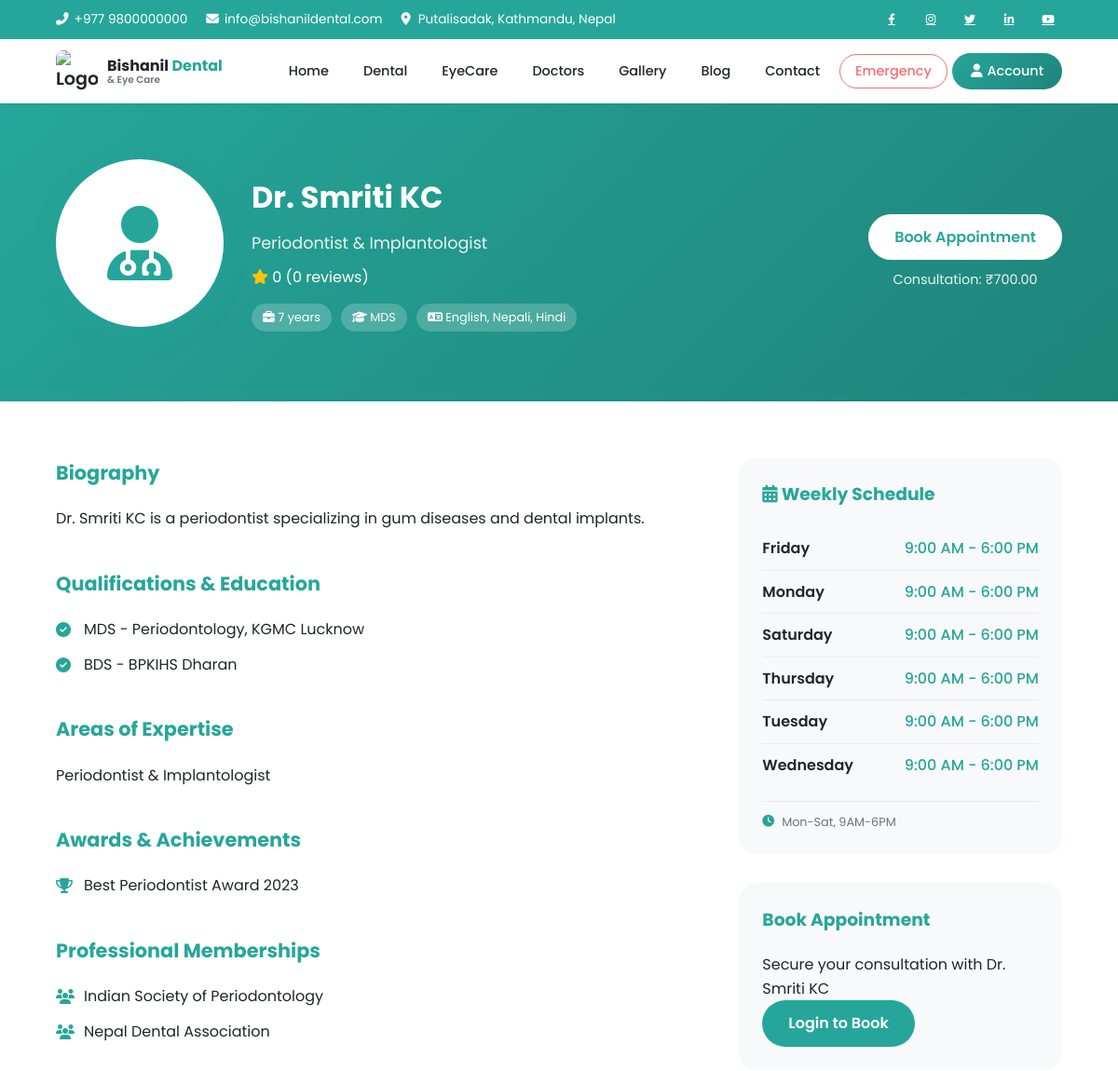
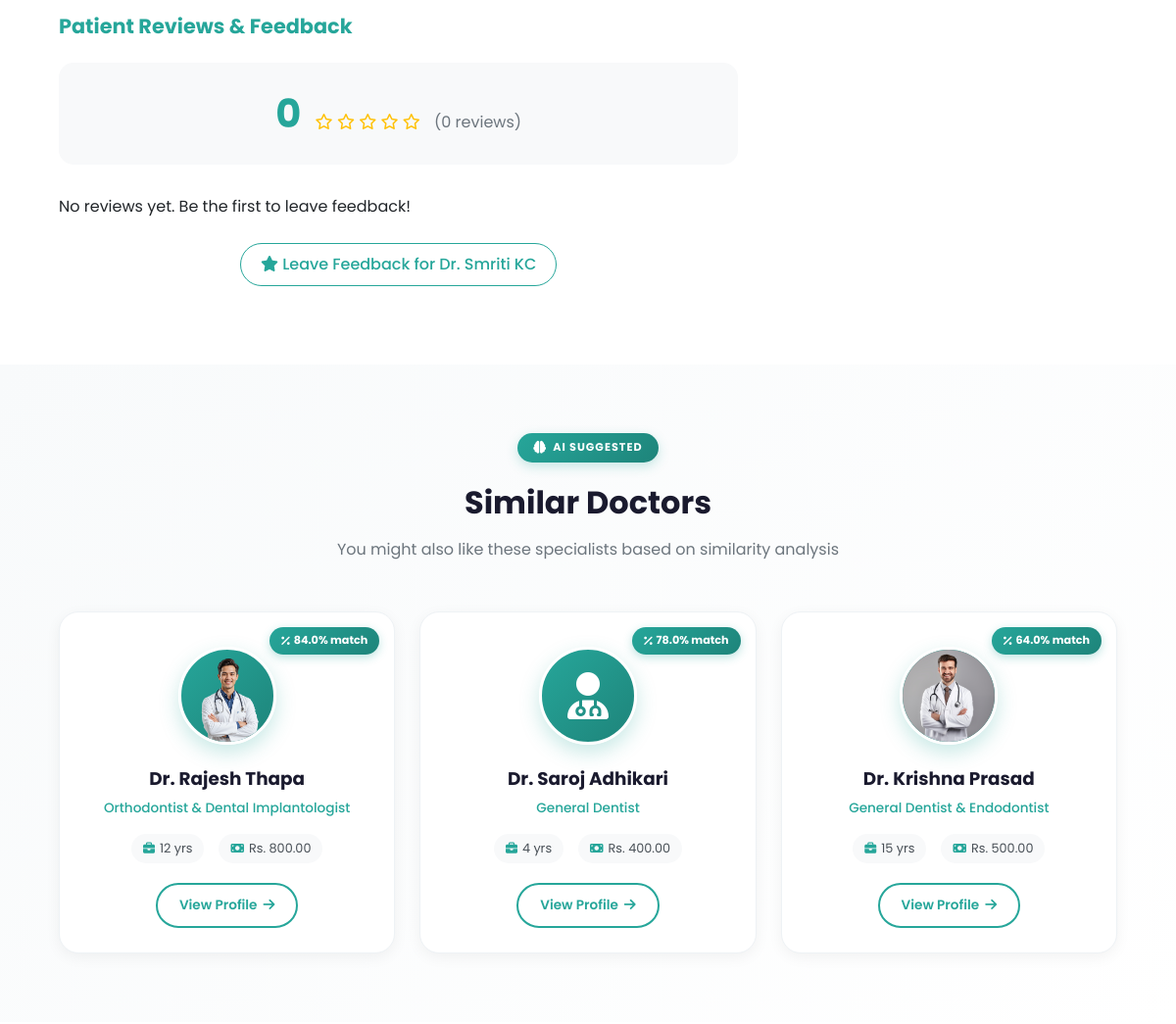
Page /doctors/dr-smriti-kc/ (upper part) on the earlier database version (2 pictures, top to bottom).
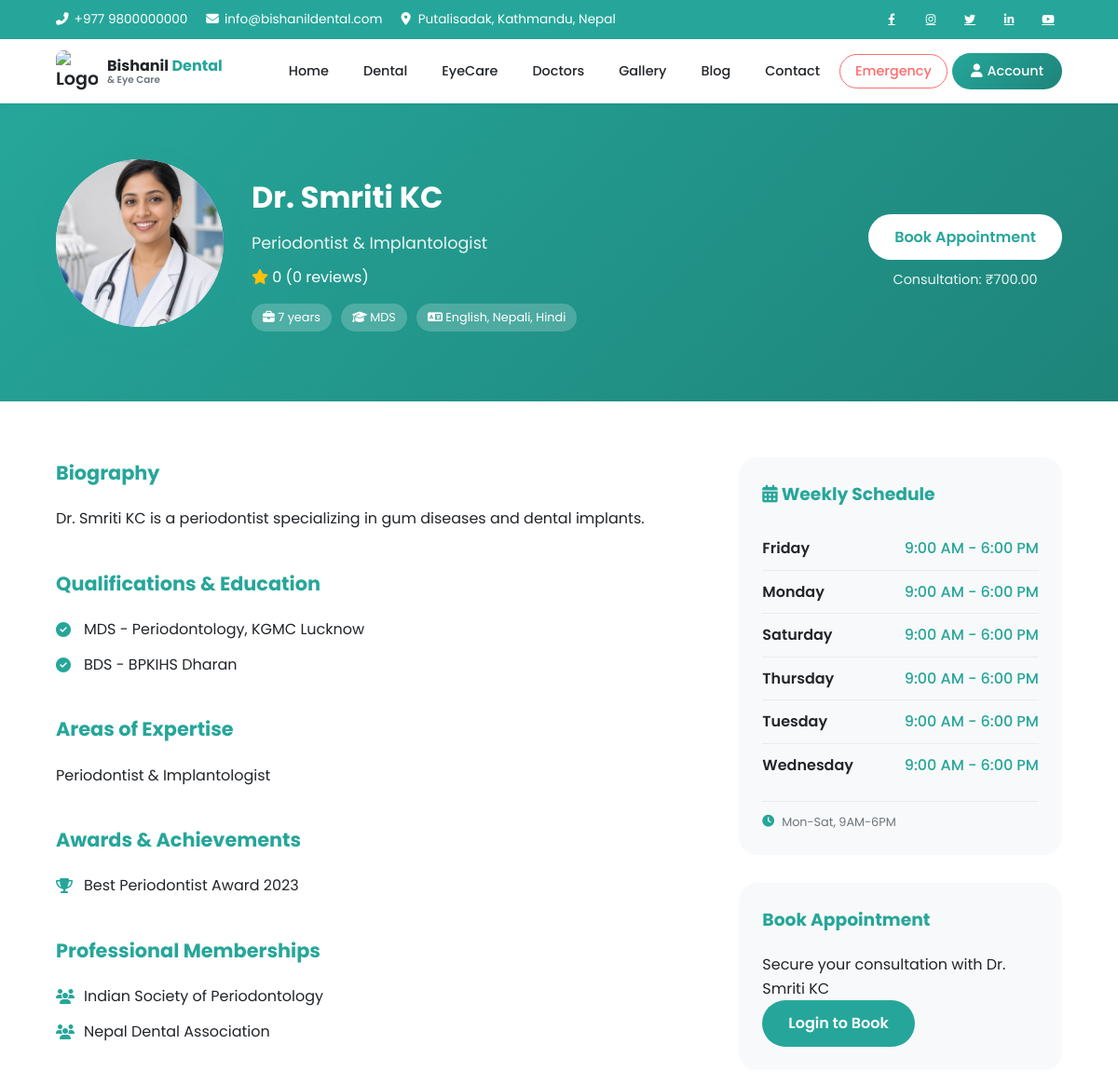
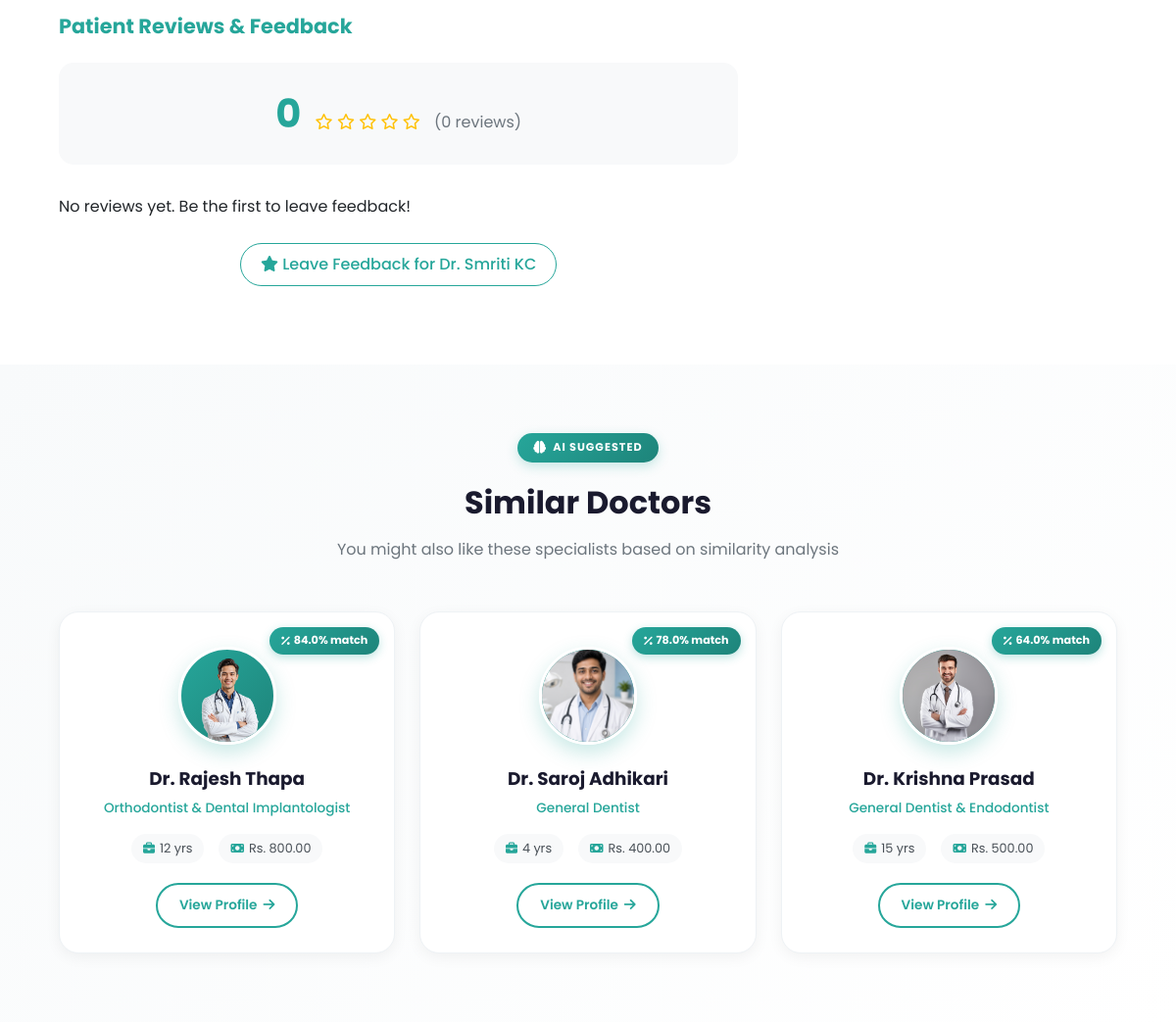
Same page on the later database version (2 pictures, top to bottom).
### doctors/models.py (models this page shows, shortened)
class Doctor(models.Model):
    SPECIALIZATION_CHOICES = [
        ('dental', 'Dental Specialist'),
        ('eye', 'Eye Specialist'),
    ]
    DEGREE_CHOICES = [
        ('bds', 'BDS'),
        ('mds', 'MDS'),
        ('mbbs', 'MBBS'),
        ('md', 'MD'),
        ('ms', 'MS'),
        ('dm', 'DM'),
    ]
    user = models.OneToOneField(User, on_delete=models.CASCADE, null=True, blank=True, related_name='doctor_profile')
    name = models.CharField(max_length=200)
    slug = models.SlugField(unique=True)
    specialization_type = models.CharField(max_length=50, choices=SPECIALIZATION_CHOICES)
    degree = models.CharField(max_length=50, choices=DEGREE_CHOICES)
    specialization = models.CharField(max_length=200, help_text="e.g., Orthodontist, Cataract Surgeon")
    experience_years = models.IntegerField()
    qualifications = models.TextField(help_text="Detailed qualifications and certifications")
    expertise = models.TextField(help_text="Areas of expertise")
    languages = models.CharField(max_length=200, help_text="e.g., English, Nepali, Hindi")
    consultation_fee = models.DecimalField(max_digits=10, decimal_places=2, default=500)
    availability = models.CharField(max_length=200, help_text="e.g., Mon-Sat, 10 AM - 6 PM")
    bio = models.TextField()
    education = models.JSONField(default=list, help_text="List of education details")
    awards = models.JSONField(default=list, blank=True, help_text="List of awards and achievements")
    memberships = models.JSONField(default=list, blank=True, help_text="Professional memberships")
    profile_image = models.ImageField(upload_to='doctors/', blank=True, null=True)
    icon_class = models.CharField(max_length=100, default='fas fa-user-md')
    meta_title = models.CharField(max_length=200, blank=True)
    meta_description = models.CharField(max_length=500, blank=True)
    is_active = models.BooleanField(default=True)
    is_featured = models.BooleanField(default=False)
    order = models.IntegerField(default=0)
    is_approved = models.BooleanField(default=False, help_text="Has admin approved this doctor?")
    registration_date = models.DateTimeField(auto_now_add=True, null=True, blank=True)
    approved_date = models.DateTimeField(blank=True, null=True)
    approved_by = models.CharField(max_length=200, blank=True, null=True)
    rejection_reason = models.TextField(blank=True, null=True, help_text="Reason if rejected")
    created_at = models.DateTimeField(auto_now_add=True)
    updated_at = models.DateTimeField(auto_now=True)
    class Meta:
        ordering = ['order', 'name']
        verbose_name = 'Doctor'
        verbose_name_plural = 'Doctors'

### doctors/views.py (the view)
# urls.py: path('<slug:slug>/', views.doctor_detail, name='doctor_detail'),
def doctor_detail(request, slug):
    from ml_engine.recommender import get_similar_doctors
    doctor = get_object_or_404(Doctor, slug=slug, is_active=True)
    schedule = doctor.schedule.filter(is_available=True)
    reviews = doctor.reviews.filter(is_approved=True)[:5]
    feedbacks = DoctorFeedback.objects.filter(
        doctor=doctor,
        is_approved=True
    ).order_by('-created_at')[:10]
    similar_doctors = get_similar_doctors(doctor, limit=3)
    avg_rating = 0
    if reviews:
        total = sum(r.rating for r in reviews)
        avg_rating = round(total / reviews.count(), 1)
    feedback_avg = 0
    if feedbacks:
        total_fb = sum(f.rating for f in feedbacks)
        feedback_avg = round(total_fb / feedbacks.count(), 1)
    context = {
        'doctor': doctor,
        'schedule': schedule,
        'reviews': reviews,
        'feedbacks': feedbacks,
        'similar_doctors': similar_doctors,  # AI RECOMMENDATIONS
        'avg_rating': avg_rating,
        'feedback_avg': feedback_avg,
        'total_reviews': reviews.count(),
        'total_feedbacks': feedbacks.count(),
    }
    return render(request, 'doctors/doctor_detail.html', context)

### contact/context_processors.py (called while the page is built)
def contact_settings(request):
    try:
        settings = ContactSettings.objects.first()
    except:
        settings = None
    return {'contact_settings': settings}

### doctors/context_processors.py (called while the page is built, shortened)
def doctor_profile(request):
    return {'doctor_profile': None}

### seo/context_processors.py (called while the page is built)
def seo_settings(request):
    try:
        settings = SEOSettings.objects.first()
        current_site = Site.objects.get_current()
    except:
        settings = None
        current_site = None
    path = request.path
    page_type = 'home'
    if '/dental/' in path:
        page_type = 'dental'
    elif '/eyecare/' in path:
        page_type = 'eye'
    elif '/doctors/' in path:
        page_type = 'doctors'
    elif '/blog/' in path:
        page_type = 'blog'
    elif '/gallery/' in path:
        page_type = 'gallery'
    elif '/contact/' in path:
        page_type = 'contact'
    elif '/appointments/' in path:
        page_type = 'appointments'
    return {
        'seo_settings': settings,
        'current_site': current_site,
        'current_page_type': page_type,
        'current_path': path,
    }

### templates/doctors/doctor_detail.html (shortened to what the changed rows need)
{% extends 'layouts/base.html' %}
{% load static %}
{% block content %}
<section class="doctor-header">
    <div class="container">
        <div class="doctor-profile">
            <div class="doctor-avatar">
                {% if doctor.profile_image %}
                <img src="{{ doctor.profile_image.url }}" alt="{{ doctor.name }}">
                {% else %}
                <i class="fas fa-user-md"></i>
                {% endif %}
            </div>
            <div class="doctor-info">
                <h1>Dr. {{ doctor.name }}</h1>
                <p class="specialization">{{ doctor.specialization }}</p>
                <div class="rating">
                    <i class="fas fa-star"></i>
                    <span>{{ avg_rating|default:"0" }} ({{ total_reviews|default:"0" }} reviews)</span>
                </div>
                <div class="doctor-badges">
                    <span class="badge"><i class="fas fa-briefcase"></i> {{ doctor.experience_years }} years</span>
                    <span class="badge"><i class="fas fa-graduation-cap"></i> {{ doctor.get_degree_display }}</span>
                    <span class="badge"><i class="fas fa-language"></i> {{ doctor.languages }}</span>
                </div>
            </div>
            <div class="doctor-actions">
                {% if user.is_authenticated %}
                <a href="/appointments/book/" class="btn-primary">Book Appointment</a>
                {% else %}
                <a href="{% url 'accounts:login' %}" class="btn-primary">Book Appointment</a>
                {% endif %}
                <div class="fee">Consultation: ₹{{ doctor.consultation_fee }}</div>
            </div>
        </div>
    </div>
</section>
<section class="doctor-details">
    <div class="container">
        <div class="details-grid">
            <div class="details-content">
                <div class="bio">
                    <h2>Biography</h2>
                    <p>{{ doctor.bio|linebreaks }}</p>
                </div>
                <div class="qualifications">
                    <h2>Qualifications & Education</h2>
                </div>
                <div class="expertise">
                    <h2>Areas of Expertise</h2>
                    <p>{{ doctor.expertise|linebreaks }}</p>
                </div>
                <div class="awards">
                    <h2>Awards & Achievements</h2>
                </div>
                <div class="memberships">
                    <h2>Professional Memberships</h2>
                </div>
                <div class="reviews-section">
                    <h2>Patient Reviews & Feedback</h2>
                    <div class="give-feedback-btn">
                        <a href="{% url 'feedback:feedback_page' %}" class="btn-outline">
                            <i class="fas fa-star"></i> Leave Feedback for Dr. {{ doctor.name }}
                        </a>
                    </div>
                </div>
            </div>
            <div class="sidebar">
                <div class="schedule-card">
                    <h3><i class="fas fa-calendar-alt"></i> Weekly Schedule</h3>
                    <div class="schedule-list">
                        {% if schedule %}
                        {% regroup schedule by get_day_display as day_list %}
                        {% for day in day_list %}
                        <div class="schedule-item">
                        </div>
                        {% endfor %}
                        {% else %}
                        <p class="no-schedule">Schedule not available. Please call for appointment.</p>
                        {% endif %}
                    </div>
                    {% if doctor.availability %}
                    <div class="availability-note">
                        <i class="fas fa-clock"></i> {{ doctor.availability }}
                    </div>
                    {% endif %}
                </div>
                <div class="book-card">
                    <h3>Book Appointment</h3>
                    <p>Secure your consultation with Dr. {{ doctor.name }}</p>
                    {% if user.is_authenticated %}
                    <a href="/appointments/book/" class="btn-primary">Book Now</a>
                    {% else %}
                    <a href="{% url 'accounts:login' %}" class="btn-primary">Login to Book</a>
                    {% endif %}
                </div>
            </div>
        </div>
    </div>
{% if similar_doctors %}
<section class="similar-doctors-section">
    <div class="container">
        <div class="similar-header">
            <h2>Similar Doctors</h2>
        </div>
        <div class="similar-grid">
            {% for item in similar_doctors %}
            <div class="similar-card">
                <div class="similar-match">
                    <i class="fas fa-percentage"></i>
                    {{ item.similarity }}% match
                </div>
                <div class="similar-image">
                    {% if item.doctor.profile_image %}
                    <img src="{{ item.doctor.profile_image.url }}" alt="{{ item.doctor.name }}">
                    {% else %}
                    <i class="fas fa-user-md"></i>
                    {% endif %}
                </div>
                <h3>Dr. {{ item.doctor.name }}</h3>
                <p class="similar-specialty">{{ item.doctor.specialization }}</p>
                <div class="similar-stats">
                    <span><i class="fas fa-briefcase"></i> {{ item.doctor.experience_years }} yrs</span>
                    <span><i class="fas fa-money-bill"></i> Rs. {{ item.doctor.consultation_fee }}</span>
                </div>
                <a href="{% url 'doctors:doctor_detail' item.doctor.slug %}" class="similar-btn">
                    View Profile <i class="fas fa-arrow-right"></i>
                </a>
            </div>
            {% endfor %}
        </div>
    </div>
</section>
{% endif %}
</section>
{% endblock %}

Differences in the rows shown:
changed Doctor "Smriti KC": profile_image: picture added; profile_image empty → "doctors/fmWx6.jpg" (drawn)
changed Doctor "Saroj Adhikari": doctor.profile_image: picture added; profile_image empty → "doctors/iOMgv.jpg" (drawn)
